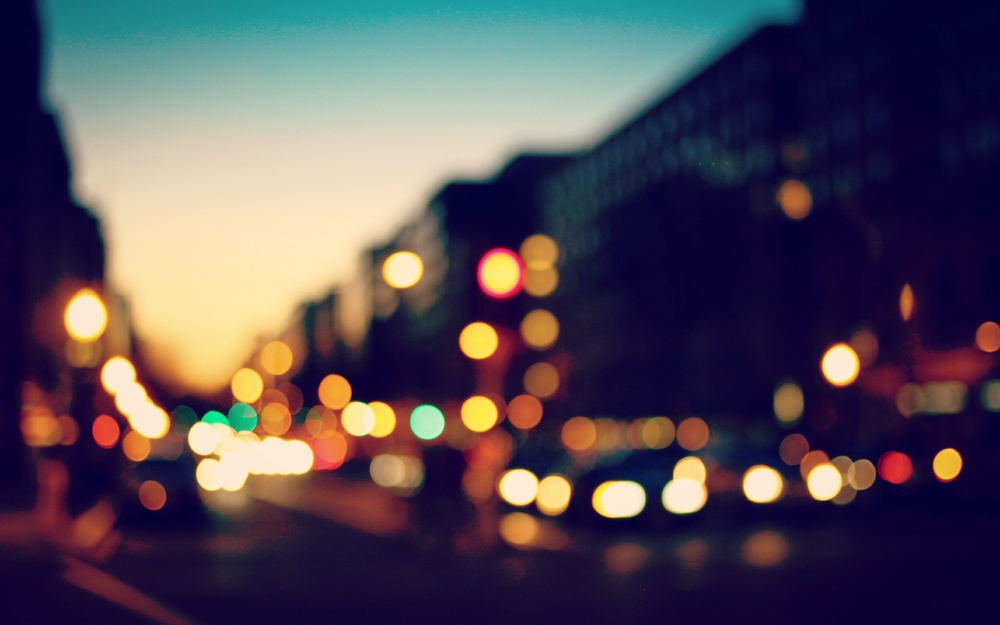
#> input picture demo.jpg, 1000 x 625 px, shrunk from 2560 x 1600 before the run
$ python mycvfile.py
#> lines starting #> are read from the running program, lines starting #| are printed output that depends on the picture; after the words box and inside, x2 and y2 are one past the last pixel; in counts of white or black regions, pixels touching at a corner belong together
import cv2 as cv
import numpy as np
img1 = cv.imread('demo.jpg',-1)
#> img1 is the input picture: shape (625, 1000, 3); mean B, G, R 87, 73.7, 83.3

cv.imshow('Original Image',img1)

img = cv.imread('demo.jpg',0)
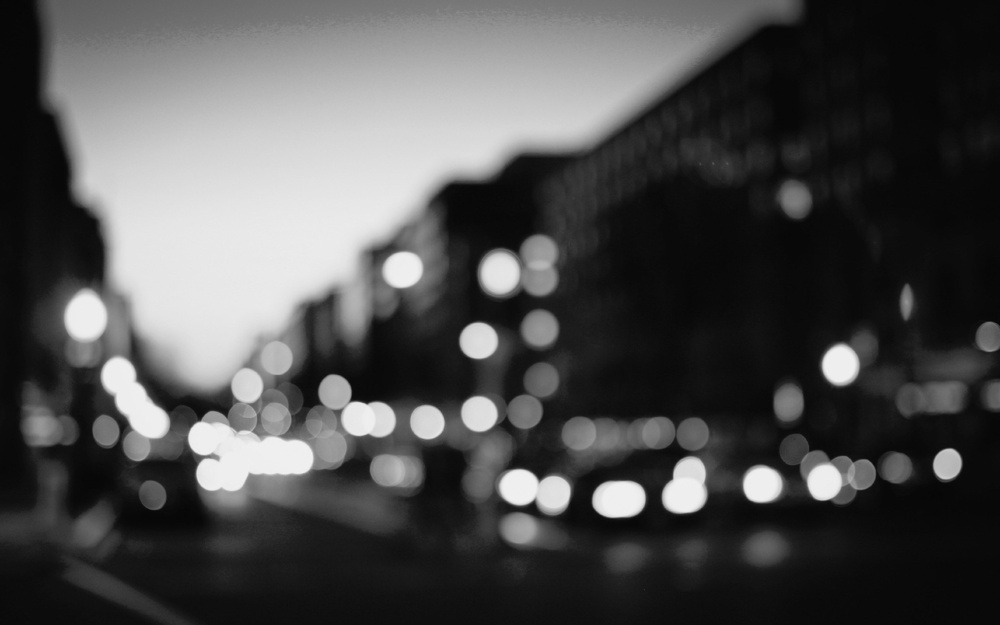
#> img: shape (625, 1000); min 5, max 244, mean 78.1

cv.imshow('Image - Grayscale',img)

img2 = cv.imread('demo.jpg',1)
cv.imshow('Image - Color',img2)

ret,th1 = cv.threshold(img,127,255,cv.THRESH_BINARY)
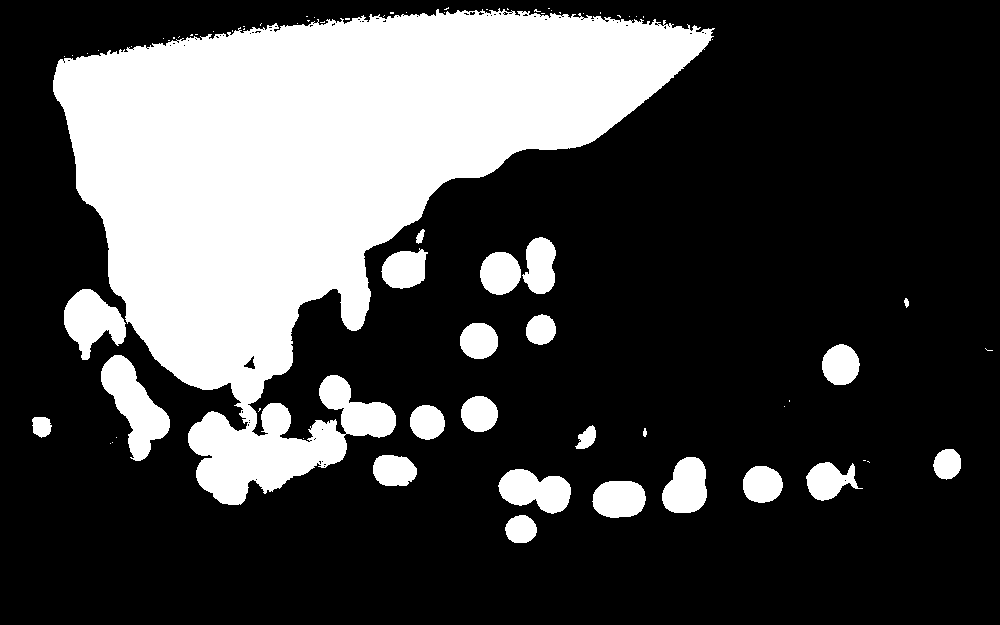
#> th1: shape (625, 1000); 27.8% white; 75 white regions (51 under 20 px), largest, box (x1, y1, x2, y2) and area: (53, 8, 715, 505) 146840, (101, 355, 170, 461) 3430, (64, 289, 126, 360) 2591
th2 = cv.adaptiveThreshold(img,255,cv.ADAPTIVE_THRESH_MEAN_C,\
                           cv.THRESH_BINARY,11,2)
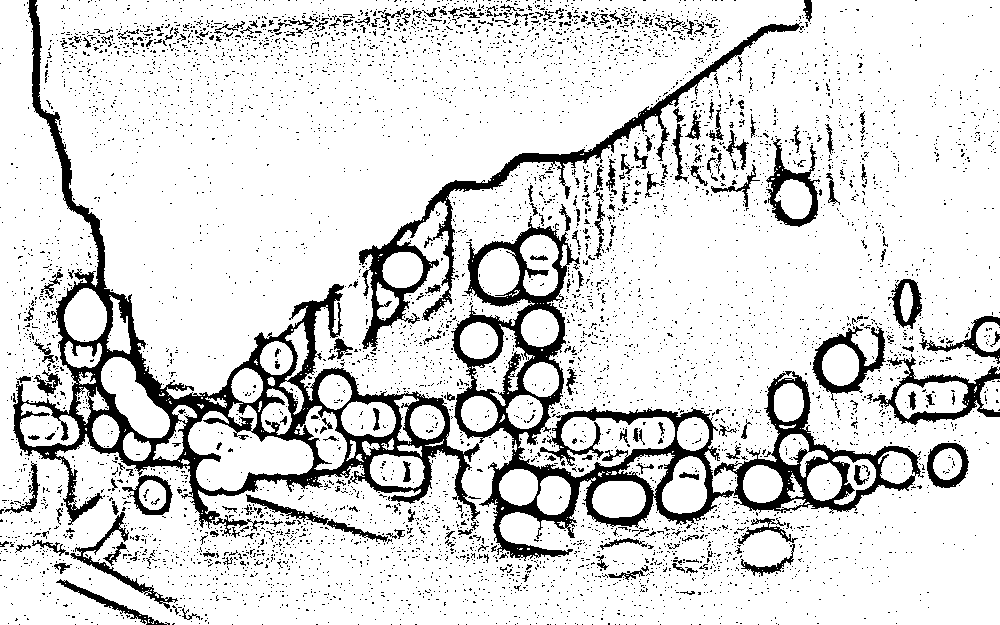
#> th2: shape (625, 1000); 85.2% white; 5959 black regions (5736 under 20 px), largest, box (x1, y1, x2, y2) and area: (13, 0, 480, 529) 24938, (451, 216, 924, 561) 22730, (359, 22, 804, 351) 7572
cv.imshow('Image - Threshold',th2)

key = cv.waitKey(0)
#> (key Esc is pressed here)
if key == 27:
    cv.destroyAllWindows()
elif key == ord('s'):
    cv.imwrite('grayimg.jpg',img)
    cv.imwrite('colorimg.jpg',img2)
    cv.imwrite('thresimg.jpg',th2)
    cv.destroyAllWindows()
